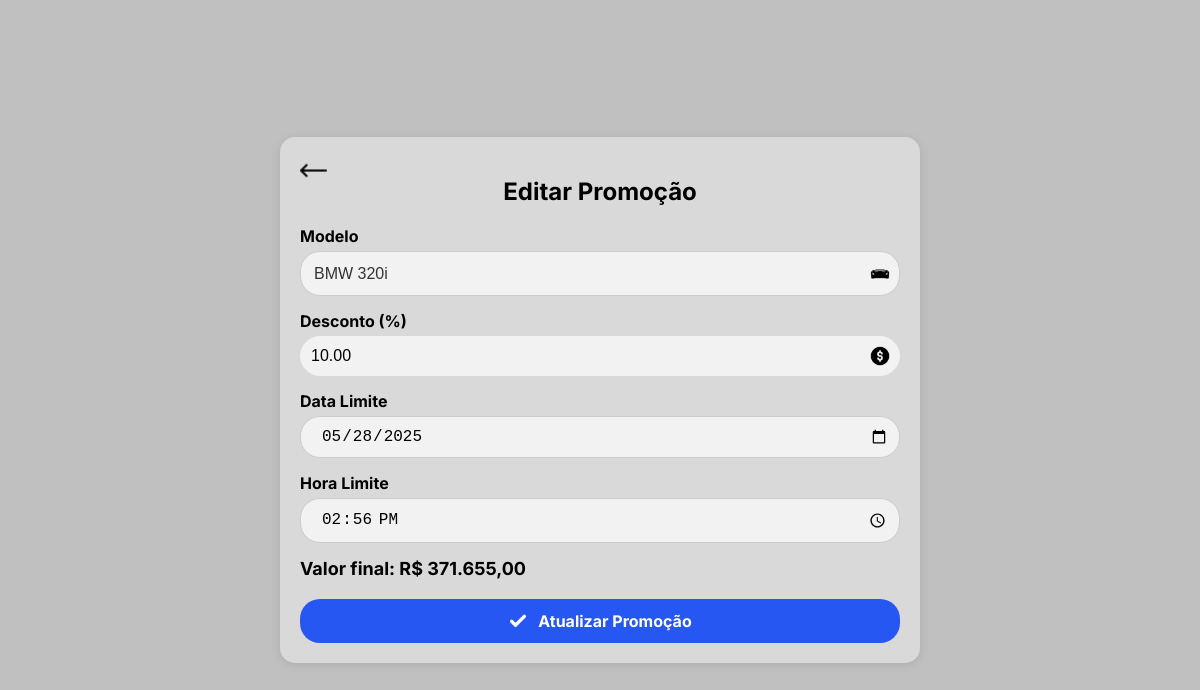
The app's page /php/editar_promocao.php?id=4 (signed in), older data.
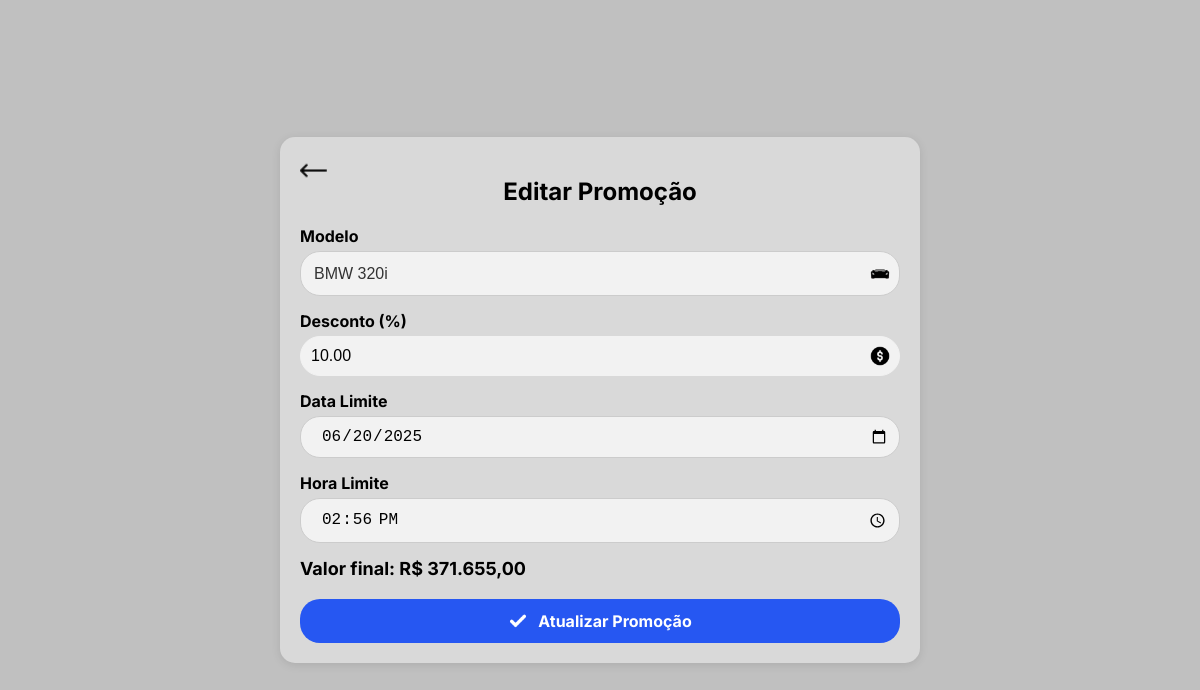
The same page, newer data.
### tables this page shows
CREATE TABLE `promocoes` (
  `id` int(11) NOT NULL,
  `modelo_id` int(11) NOT NULL,
  `desconto` decimal(5,2) NOT NULL,
  `preco_com_desconto` decimal(10,2) NOT NULL,
  `data_limite` datetime NOT NULL DEFAULT current_timestamp(),
  `ativo` tinyint(1) DEFAULT 1,
  `status` enum('Ativa','Inativa') DEFAULT 'Ativa'
);

CREATE TABLE `modelos` (
  `id` int(11) NOT NULL,
  `modelo` varchar(255) NOT NULL,
  `fabricante` varchar(255) NOT NULL,
  `cor` varchar(50) NOT NULL,
  `ano` int(11) NOT NULL,
  `preco` decimal(10,2) NOT NULL,
  `estoque` int(11) DEFAULT 0
);

### php/editar_promocao.php (the view, shortened to what this page needs)
<?php
include('conexao.php');
if (isset($_GET['id'])) {
    $promo_id = $_GET['id'];
    $query = "SELECT * FROM promocoes WHERE id = ?";
    $stmt = $conn->prepare($query);
    $stmt->bind_param("i", $promo_id);
    $stmt->execute();
    $result = $stmt->get_result();
    if ($result->num_rows === 1) {
        $promo = $result->fetch_assoc();
        $modelo_id = $promo['modelo_id'];
        $desconto = $promo['desconto'];
        $data_limite = explode(" ", $promo['data_limite'])[0];
        $hora_limite = explode(" ", $promo['data_limite'])[1] ?? '00:00';
    } else {
        echo "Promoção não encontrada!";
        exit;
    }
} else {
    echo "ID da promoção não fornecido!";
    exit;
}
$query_modelos = "SELECT id, modelo, preco FROM modelos";
$modelos_result = $conn->query($query_modelos);
?>
<!DOCTYPE html>
<html lang="pt-BR">
<head>
    <link rel="stylesheet" href="../css/registro.css">
</head>
<body>
<div class="container">
    <a href="consultar_promocoes.php" class="back-button">
        <img src="../img/seta-esquerda24.png" alt="Voltar">
    </a>
    <h2>Editar Promoção</h2>
    <form action="editar_promocao.php?id=<?php echo $promo_id; ?>" method="post" id="formPromocao">
        <div class="input-group">
            <label for="modelo_id">Modelo</label>
            <div class="input-wrapper">
                <select name="modelo_id" id="modelo_id" required>
                    <?php while ($row = $modelos_result->fetch_assoc()): ?>
                        <option value="<?php echo $row['id']; ?>"
                                <?php echo ($row['id'] == $modelo_id) ? 'selected' : ''; ?>
                                data-preco="<?php echo $row['preco']; ?>">
                            <?php echo htmlspecialchars($row['modelo']); ?>
                        </option>
                    <?php endwhile; ?>
                </select>
                <img src="../img/veiculos/carro.png" alt="Ícone modelo">
            </div>
        </div>
        <div class="input-group">
            <label for="desconto">Desconto (%)</label>
            <div class="input-wrapper">
                <input type="number" name="desconto" id="desconto" min="0" max="100" step="0.01"
                       value="<?php echo $desconto; ?>" required>
                <img src="../img/veiculos/preco.png" alt="Ícone desconto">
            </div>
        </div>
        <div class="input-group">
            <label for="data_limite">Data Limite</label>
            <div class="input-wrapper">
                <input type="date" name="data_limite" id="data_limite" value="<?php echo $data_limite; ?>" required>
            </div>
        </div>
        <div class="input-group">
            <label for="hora_limite">Hora Limite</label>
            <div class="input-wrapper">
                <input type="time" name="hora_limite" id="hora_limite" value="<?php echo $hora_limite; ?>" required>
            </div>
        </div>
        <div class="valor-final" id="valor-final">
        </div>
        <button type="submit" class="btn">
            <img src="../img/registro/verifica.png" alt="Ícone de check">
            Atualizar Promoção
        </button>
    </form>
</div>
</body>
</html>

Row changes from the older to the newer data that the page shows:
changed promocoes "BMW 320i": data_limite "05/28/2025" → "06/20/2025"
